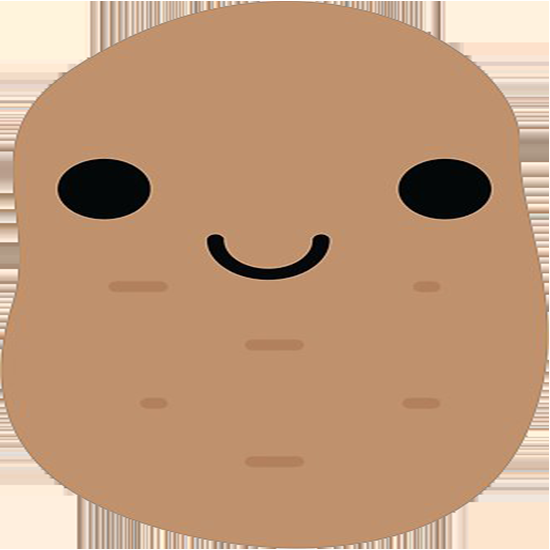
#> input picture images/potato-square-wide.png, 550 x 550 px
$ python potato.py images/potato-square-wide.png
#> lines starting #> are read from the running program, lines starting #| are printed output that depends on the picture
#!/usr/bin/python3

import cv2
import numpy as np
import sys

def resize_image(img, height):
    ratio = float(height) / img.shape[0]
    dim = (int(img.shape[1]*ratio), height)

    image = cv2.resize(img, dim, interpolation=cv2.INTER_AREA)
    return image

if __name__ == '__main__':
    img = cv2.imread(sys.argv[1])
#> img is the input picture: shape (550, 550, 3); mean B, G, R 120.2, 151.9, 191.3
    grey = cv2.cvtColor(img, cv2.COLOR_BGR2GRAY)
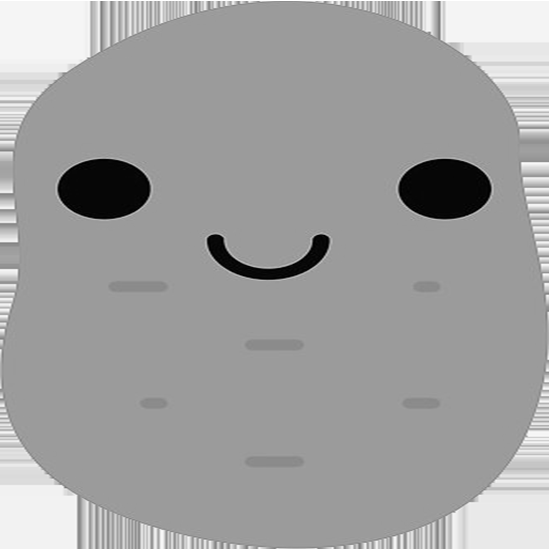
#> grey: shape (550, 550); min 0, max 255, mean 160.3

    potato = cv2.imread('images/potato-square-wide.png', cv2.IMREAD_UNCHANGED)

    face_cascade = cv2.CascadeClassifier('haarcascade_frontalface_default.xml')
    faces = face_cascade.detectMultiScale(grey, scaleFactor=1.1, minNeighbors=4)
#> faces = ()

    print("{} faces found!".format(len(faces)))
#| 0 faces found!

    for (x,y,w,h) in faces:
        smallpotato = resize_image(potato, h)

        alpha_potato = smallpotato[:, :, 3] / 255.0
        alpha_img = 1.0 - alpha_potato

        y1, y2 = y, y + smallpotato.shape[0]
        x1, x2 = x, x + smallpotato.shape[1]

        for c in range(0, 3):
            img[y1:y2, x1:x2, c] = (alpha_potato * smallpotato[:, :, c] + alpha_img * img[y1:y2, x1:x2, c])
#> this loop made 0 passes


    cv2.imshow('potato', img)
    cv2.waitKey(0)
    cv2.destroyAllWindows()

$ run again, with images/potato-square.png copied over images/potato-square-wide.png
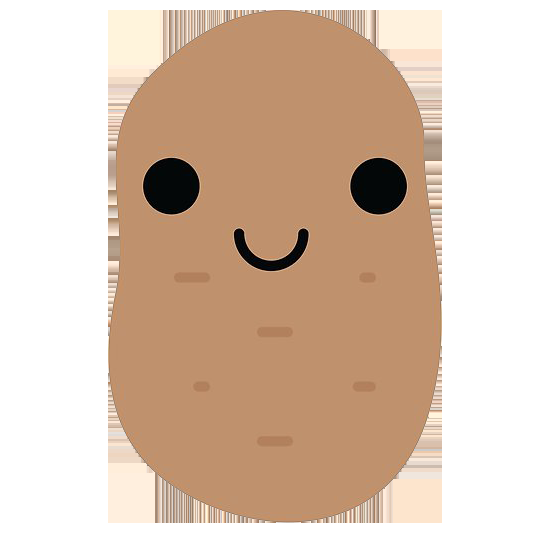
#> input picture images/potato-square.png, 550 x 550 px
#> img is the input picture: shape (550, 550, 3); mean B, G, R 178.3, 196.3, 218.8
#> `grey = cv2.cvtColor(img, cv2.COLOR_BGR2GRAY)`:
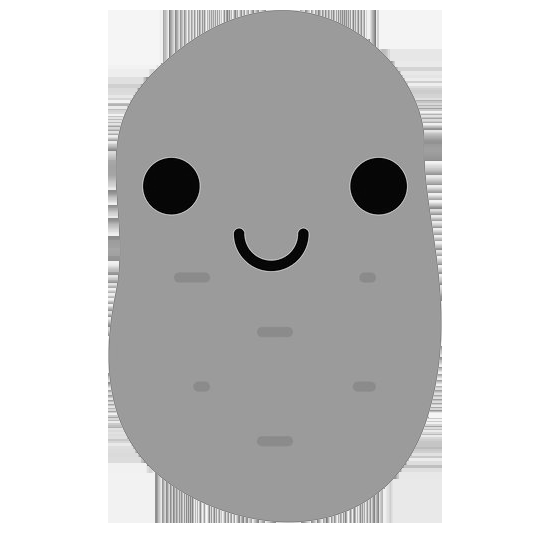
#> grey: shape (550, 550); min 0, max 255, mean 201.1
#> faces = ()
#| 0 faces found!
